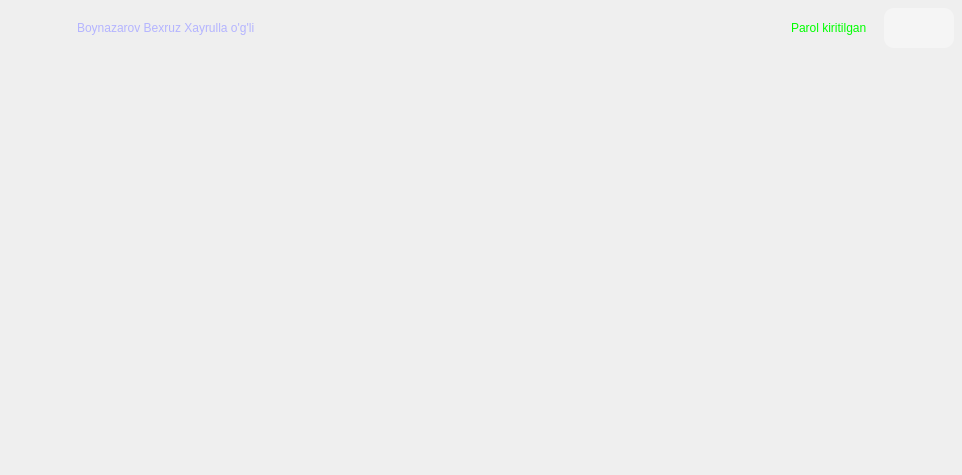
                <widget class="QWidget" name="scrollAreaWidgetContents">
                 <property name="geometry">
                  <rect>
                   <x>0</x>
                   <y>0</y>
                   <width>962</width>
                   <height>475</height>
                  </rect>
                 </property>
                 <layout class="QVBoxLayout" name="verticalLayout_5">
                  <property name="spacing">
                   <number>0</number>
                  </property>
                  <property name="leftMargin">
                   <number>0</number>
                  </property>
                  <property name="topMargin">
                   <number>0</number>
                  </property>
                  <property name="rightMargin">
                   <number>0</number>
                  </property>
                  <property name="bottomMargin">
                   <number>0</number>
                  </property>
                  <item>
                   <widget class="QFrame" name="frame_6">
                    <property name="frameShape">
                     <enum>QFrame::NoFrame</enum>
                    </property>
                    <property name="frameShadow">
                     <enum>QFrame::Raised</enum>
                    </property>
                    <layout class="QVBoxLayout" name="verticalLayout_6">
                     <property name="leftMargin">
                      <number>0</number>
                     </property>
                     <property name="topMargin">
                      <number>0</number>
                     </property>
                     <property name="rightMargin">
                      <number>0</number>
                     </property>
                     <property name="bottomMargin">
                      <number>0</number>
                     </property>
                     <item>
                      <widget class="QFrame" name="frame_8">
                       <property name="styleSheet">
                        <string notr="true">QFrame{
padding: 8px;
}
QFrame:hover{
	background-color: rgb(40, 40, 40,140);
}</string>
                       </property>
                       <property name="frameShape">
                        <enum>QFrame::NoFrame</enum>
                       </property>
                       <property name="frameShadow">
                        <enum>QFrame::Raised</enum>
                       </property>
                       <layout class="QHBoxLayout" name="horizontalLayout_4">
                        <property name="leftMargin">
                         <number>0</number>
                        </property>
                        <property name="topMargin">
                         <number>0</number>
                        </property>
                        <property name="rightMargin">
                         <number>0</number>
                        </property>
                        <property name="bottomMargin">
                         <number>0</number>
                        </property>
                        <item>
                         <widget class="QPushButton" name="pushButton_4">
                          <property name="sizePolicy">
                           <sizepolicy hsizetype="Maximum" vsizetype="Minimum">
                            <horstretch>0</horstretch>
                            <verstretch>0</verstretch>
                           </sizepolicy>
                          </property>
                          <property name="cursor">
                           <cursorShape>PointingHandCursor</cursorShape>
                          </property>
                          <property name="styleSheet">
                           <string notr="true">QPushButton{
border-radius: 5px;
padding: 10px
}
QPushButton:pressed{
	background-color: rgb(20, 100, 100);
color: rgb(0,255,0);
}</string>
                          </property>
                          <property name="text">
                           <string/>
                          </property>
                          <property name="icon">
                           <iconset>
                            <normaloff>icons/refresh.png</normaloff>icons/refresh.png</iconset>
                          </property>
                         </widget>
                        </item>
                        <item>
                         <widget class="QLabel" name="label_75">
                          <property name="styleSheet">
                           <string notr="true">background-color: rgb(0, 0, 0, 0);
color: rgb(180,180,255);</string>
                          </property>
                          <property name="text">
                           <string>Boynazarov Bexruz Xayrulla o'g'li</string>
                          </property>
                         </widget>
                        </item>
                        <item>
                         <widget class="QLabel" name="label_8">
                          <property name="sizePolicy">
                           <sizepolicy hsizetype="Maximum" vsizetype="Preferred">
                            <horstretch>0</horstretch>
                            <verstretch>0</verstretch>
                           </sizepolicy>
                          </property>
                          <property name="styleSheet">
                           <string notr="true">background-color: none;
color: rgb(0,255,0);</string>
                          </property>
                          <property name="text">
                           <string>Parol kiritilgan</string>
                          </property>
                         </widget>
                        </item>
                        <item>
                         <widget class="QPushButton" name="pushButton_2">
                          <property name="sizePolicy">
                           <sizepolicy hsizetype="Maximum" vsizetype="Maximum">
                            <horstretch>0</horstretch>
                            <verstretch>0</verstretch>
                           </sizepolicy>
                          </property>
                          <property name="cursor">
                           <cursorShape>PointingHandCursor</cursorShape>
                          </property>
                          <property name="focusPolicy">
                           <enum>Qt::NoFocus</enum>
                          </property>
                          <property name="styleSheet">
                           <string notr="true">QPushButton{
font-size: 20px;
padding: 8px;
border-radius: 10px;
background-color: rgb(255,255,255,100);
}
QPushButton:hover{
background-color: rgb(255,255,255);
}
QPushButton:pressed{
	background-color: rgb(50, 255, 255);
color: rgb(0,255,0);
}</string>
                          </property>
                          <property name="text">
                           <string/>
                          </property>
                          <property name="icon">
                           <iconset>
                            <normaloff>icons/edit.png</normaloff>icons/edit.png</iconset>
                          </property>
                         </widget>
                        </item>
                       </layout>
                      </widget>
                     </item>
                    </layout>
                   </widget>
                  </item>
                  <item>
                   <spacer name="verticalSpacer">
                    <property name="orientation">
                     <enum>Qt::Vertical</enum>
                    </property>
                    <property name="sizeHint" stdset="0">
                     <size>
                      <width>20</width>
                      <height>40</height>
                     </size>
                    </property>
                   </spacer>
                  </item>
                 </layout>
                </widget>
